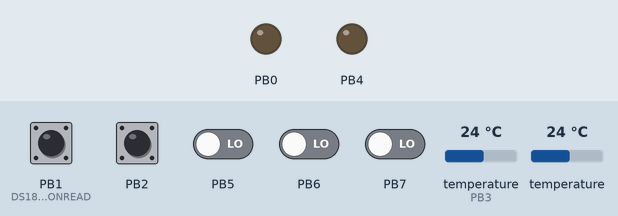
Simulated run of this program. Board: ATtiny85, built with avr-gcc and emulated at 1 MHz. On the bench: output pins drawn as LEDs (lit = HIGH). Wiring (inferred from the names in the program): 2 × DS18B20 sensor: data PB3. Inputs (shaded band) come from the test bench; at power-on: PB1 (DS18B20_STOPINTERRUPTONREAD), PB2 HIGH, PB5–7 LOW, temperature (sensor on PB3) 24 °C, temperature 24 °C. Sleep ends after the set time or at an interrupt.

Above: at 1.2 s.
1.3 s: temperature (sensor on PB3) set to 34.4 °C
9.3 s: temperature (sensor on PB3) set to 35.8 °C
At 17.0 s:
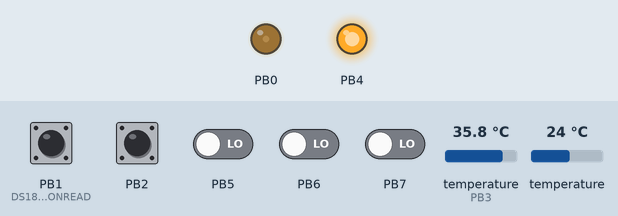
Timing chart, 0 to 18.5 s (numbered marks = the images above; inputs shaded):
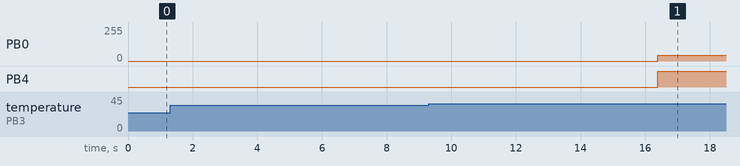

The program:

main.c
```c
// (licence header left out)
#include <avr/sleep.h>
#include <avr/interrupt.h>
#include <avr/power.h>
#include <avr/wdt.h>
#include <util/delay.h>
#include "ds18b20.h"

#define PWM_FULL 255
#define FAN_ON_TEMPERATURE 35
#define FAN_OFF_TEMPERATURE 30
#define MAX_TEMPERATURE 45

int fanOn = 0;

void enableSleep();

int main(void)
{
   double currentTemperature = 0;
   int dutyCycle = 0;
   // Set ports to output
   // PB0 - PWM LED indicator
   // PB4 - Fan
   // not shown PB3, set in ds18b20.h for temperature sensor
   DDRB = (1 << PB4) | (1 << PB0);
   PORTB = (1 << PB0);

   // interweb said unused ports should not be floating
   // PB1 and PB2 unused, set to input (default)
   // and enable the internal pull-up resistor
   PORTB |= (1 << PB1) | (1 << PB2);

   // turn off ADC since not using it
   ADCSRA &= ~(1 << ADEN);
   // datasheet said analog comparator can be turned off, set ACD to 1
   // said to turn off interrupt before turning ACD off
   ACSR &= ~(1 << ACIE);
   ACSR |= (1 << ACD);

   // disable interrupts
   cli();

   // MCU Status Register - clear watchdog timer reset flag
   MCUSR &= ~(1 << WDRF);
   // Watchdog Timer Control Register - watchdog change enable, watchdog enable
   WDTCR |= ((1 << WDCE) | (1 << WDE));
   // Watchdog Timer Control Register - enable interrupt, set to 8s
   WDTCR = ((1 << WDIE) | (1 << WDP3) | (1 << WDP0));// | (1 << WDP1) | (1 << WDP0));

   while (1)
   {
      currentTemperature = ds18b20_gettemp();

      if(currentTemperature >= FAN_OFF_TEMPERATURE)
      {
         if(currentTemperature >= FAN_ON_TEMPERATURE && !fanOn)
         {
            // turn fan on full, only 5v and pretty quiet so no need to PWM
            PORTB |= (1 << PB4);
            fanOn = 1;
         }

         if(fanOn)
         {
            if(currentTemperature >= MAX_TEMPERATURE)
            {
               // Fast PWM reset, set ports to normal operation
               TCCR0A &= ~((1 << COM0A1) | (1 << COM0A0));
               // turn off PWM
               TCCR0B &= ~(1 << CS00);
               // flash LED indicator
               PORTB ^= (1 << PB0);
            }
            else
            {
               // turn on LED as temperature indicator by brightness
               // scale dutyCycle from range from ON to MAX temp
               dutyCycle = (currentTemperature-FAN_OFF_TEMPERATURE) / (MAX_TEMPERATURE-FAN_OFF_TEMPERATURE) * PWM_FULL;
               if(dutyCycle > MAX_TEMPERATURE)
               {
                  dutyCycle = MAX_TEMPERATURE;
               }
               OCR0A = dutyCycle;

               // turn the PWM back on
               TCCR0A |= (1 << COM0A1) | (1 << WGM01) | (1 << WGM00);
               TCCR0B |= (1 << CS00);
            }

            // take a reading again after a second
            _delay_ms(1000);
         }
      }
      else
      {
         fanOn = 0;
      }

      if(!fanOn)
      {
         // Fast PWM reset, set ports to normal operation
         TCCR0A &= ~((1 << COM0A1) | (1 << COM0A0));
         // set ports low/off
         TCCR0B &= ~(1 << CS00);
         PORTB &= ~((1 << PB0) | (1 << PB4));
         enableSleep();
      }
   }
}

ISR(WDT_vect)
{
   // disable sleep on wakeup
   sleep_disable();

   // disable interrupts
   cli();
}

void enableSleep()
{
   set_sleep_mode(SLEEP_MODE_PWR_DOWN);
   sleep_bod_disable();
   sleep_enable();
   //enable interrupts
   sei();
   sleep_cpu();
}
```

ds18b20.c
```c
// (licence header left out)
#include <avr/io.h>
#include <util/delay.h>
#include <avr/interrupt.h>

#include "ds18b20.h"

/*
 * ds18b20 init
 */
uint8_t ds18b20_reset() {
	uint8_t i;

	//low for 480us
	DS18B20_PORT &= ~ (1<<DS18B20_DQ); //low
	DS18B20_DDR |= (1<<DS18B20_DQ); //output
	_delay_us(480);

	//release line and wait for 60uS
	DS18B20_DDR &= ~(1<<DS18B20_DQ); //input
	_delay_us(60);

	//get value and wait 420us
	i = (DS18B20_PIN & (1<<DS18B20_DQ));
	_delay_us(420);

	//return the read value, 0=ok, 1=error
	return i;
}

/*
 * write one bit
 */
void ds18b20_writebit(uint8_t bit){
	//low for 1uS
	DS18B20_PORT &= ~ (1<<DS18B20_DQ); //low
	DS18B20_DDR |= (1<<DS18B20_DQ); //output
	_delay_us(1);

	//if we want to write 1, release the line (if not will keep low)
	if(bit)
		DS18B20_DDR &= ~(1<<DS18B20_DQ); //input

	//wait 60uS and release the line
	_delay_us(60);
	DS18B20_DDR &= ~(1<<DS18B20_DQ); //input
}

/*
 * read one bit
 */
uint8_t ds18b20_readbit(void){
	uint8_t bit=0;

	//low for 1uS
	DS18B20_PORT &= ~ (1<<DS18B20_DQ); //low
	DS18B20_DDR |= (1<<DS18B20_DQ); //output
	_delay_us(1);

	//release line and wait for 14uS
	DS18B20_DDR &= ~(1<<DS18B20_DQ); //input
	_delay_us(14);

	//read the value
	if(DS18B20_PIN & (1<<DS18B20_DQ))
		bit=1;

	//wait 45uS and return read value
	_delay_us(45);
	return bit;
}

/*
 * write one byte
 */
void ds18b20_writebyte(uint8_t byte){
	uint8_t i=8;
	while(i--){
		ds18b20_writebit(byte&1);
		byte >>= 1;
	}
}

/*
 * read one byte
 */
uint8_t ds18b20_readbyte(void){
	uint8_t i=8, n=0;
	while(i--){
		n >>= 1;
		n |= (ds18b20_readbit()<<7);
	}
	return n;
}

/*
 * get temperature
 */
double ds18b20_gettemp() {
	uint8_t temperature_l;
	uint8_t temperature_h;
	double retd = 0;

	#if DS18B20_STOPINTERRUPTONREAD == 1
	cli();
	#endif

	ds18b20_reset(); //reset
	ds18b20_writebyte(DS18B20_CMD_SKIPROM); //skip ROM
	ds18b20_writebyte(DS18B20_CMD_CONVERTTEMP); //start temperature conversion

	while(!ds18b20_readbit()); //wait until conversion is complete

	ds18b20_reset(); //reset
	ds18b20_writebyte(DS18B20_CMD_SKIPROM); //skip ROM
	ds18b20_writebyte(DS18B20_CMD_RSCRATCHPAD); //read scratchpad

	//read 2 byte from scratchpad
	temperature_l = ds18b20_readbyte();
	temperature_h = ds18b20_readbyte();

	#if DS18B20_STOPINTERRUPTONREAD == 1
	sei();
	#endif

	//convert the 12 bit value obtained
	retd = ( ( temperature_h << 8 ) + temperature_l ) * 0.0625;

	return retd;
}
```

ds18b20.h
```c
// (licence header left out)
#ifndef DS18B20_H_
#define DS18B20_H_

#include <avr/io.h>

//setup connection
#define DS18B20_PORT PORTB
#define DS18B20_DDR DDRB
#define DS18B20_PIN PINB
#define DS18B20_DQ PB3

//commands
#define DS18B20_CMD_CONVERTTEMP 0x44
#define DS18B20_CMD_RSCRATCHPAD 0xbe
#define DS18B20_CMD_WSCRATCHPAD 0x4e
#define DS18B20_CMD_CPYSCRATCHPAD 0x48
#define DS18B20_CMD_RECEEPROM 0xb8
#define DS18B20_CMD_RPWRSUPPLY 0xb4
#define DS18B20_CMD_SEARCHROM 0xf0
#define DS18B20_CMD_READROM 0x33
#define DS18B20_CMD_MATCHROM 0x55
#define DS18B20_CMD_SKIPROM 0xcc
#define DS18B20_CMD_ALARMSEARCH 0xec

//stop any interrupt on read
#define DS18B20_STOPINTERRUPTONREAD 1

//functions
extern double ds18b20_gettemp();

#endif
```

Measured:
- the behaviour switches between 34.9 and 35 °C on temperature (sensor on PB3) (found by bisection; images 0 and 1)
- after the input at 1.3 s, every drawn part: stays the same
- after the input at 9.3 s, PB0: 0/255 → 45/255 after 7.1 s; PB4: LOW → HIGH after 7.1 s
